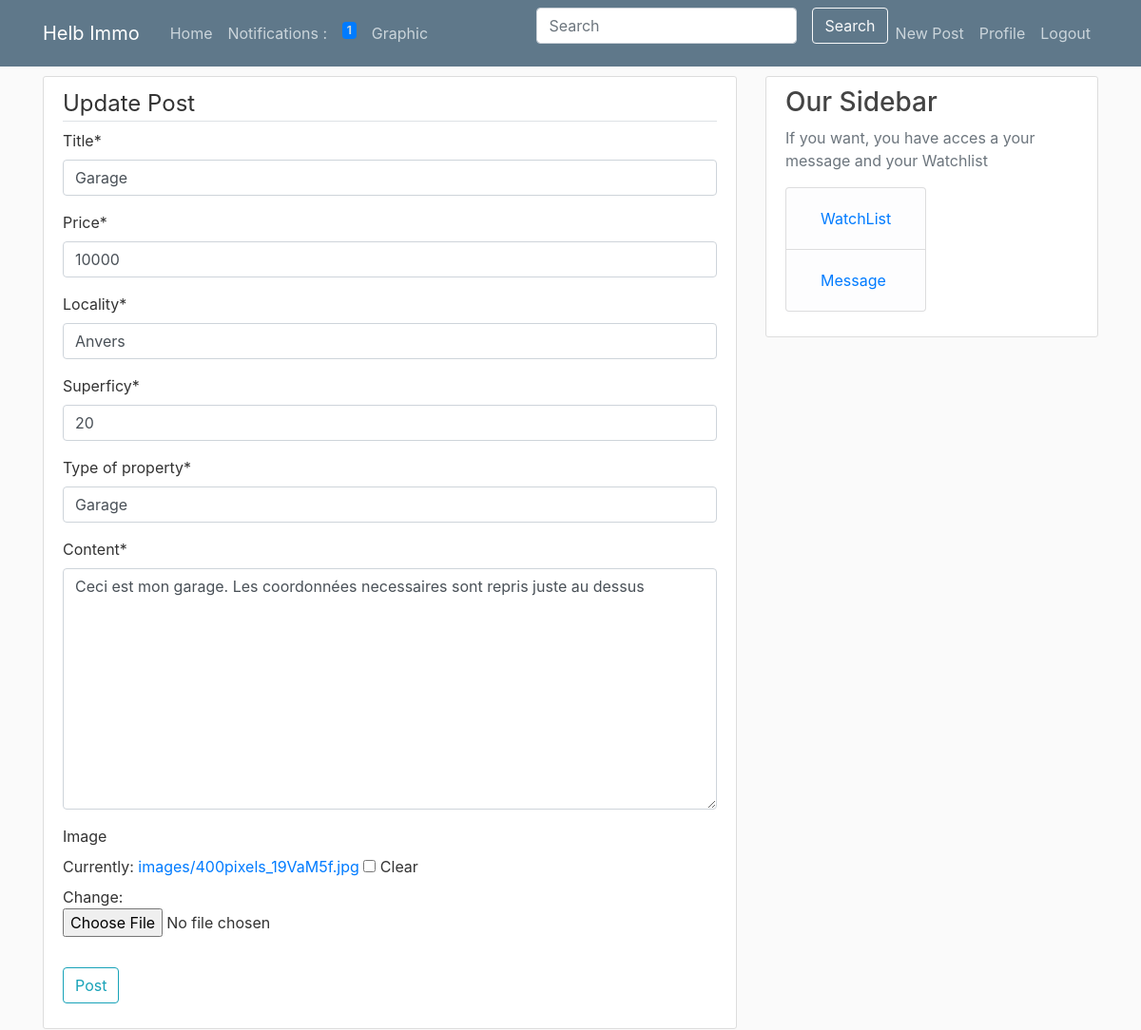
Page /post/62/update/ (signed in) on the committed database.
### blog/models.py (models this page shows, shortened)
class Post(models.Model):
    title= models.CharField(max_length=100)
    image = models.ImageField(null = True, blank = True, upload_to='images/')
    price = models.IntegerField(default= '')
    locality = models.CharField(max_length=20, default= '')
    Type_of_property = models.CharField(max_length= 20, default='')
    superficy = models.IntegerField(default='')
    content= models.TextField()
    date_posted= models.DateTimeField(default= timezone.now)
    author= models.ForeignKey(User, on_delete=models.CASCADE)
    favourites = models.ManyToManyField(User, related_name= 'favourite', default=None, blank=True)

### blog/views.py (the view, shortened to what this page needs)
# urls.py: path('post/<int:pk>/update/', PostUpdateView.as_view(), name='post-update'),
class PostUpdateView(LoginRequiredMixin, UserPassesTestMixin, UpdateView):
    model = Post
    template_name = 'blog/post_form_update.html'
    fields = ['title', 'price', 'locality', 'superficy', 'Type_of_property', 'content', 'image']
    def test_func(self):
        post = self.get_object()
        if self.request.user == post.author:
            return True
        return False

### blog/templatetags/custom_tags.py (called while the page is built)
@register.inclusion_tag('blog/show_notifications.html', takes_context=True)
def show_notifications(context):
    request_user = context['request'].user
    notifications = Notification.objects.filter(to_user=request_user).exclude(user_has_seen=True).order_by('-date')
    return {'notifications' : notifications}

### blog/templates/blog/post_form_update.html (shortened to what this page needs)
{% extends "blog/base.html" %}
{% load crispy_forms_tags %}
{% block content %}
<div class="content-section">
    <form method="POST" enctype="multipart/form-data">
      <fieldset class="form-group">
        <legend class = "border-bottom nb-4"> Update Post </legend>
          {{ form|crispy}}
      </fieldset>
        <div class="form-group">
            <button class="btn btn-outline-info" type="submit">Post</button>
        </div>
    </form>
</div>
{% endblock content %}

### blog/static/main.css (style rules this page uses)
body { background: #fafafa; color: #333333; margin-top: 5rem; }
.content-section { background: #ffffff; padding: 10px 20px; border: 1px solid #dddddd; border-radius: 3px; margin-bottom: 20px; }

### rows in the picture
Post: title "Garage", price "10000", locality "Anvers", superficy "20", Type_of_property "Garage", content "Ceci est mon garage. Les coordonnées necessaires sont repris juste au dessus"

### other values in the picture
{{ notifications.count }} "1"
